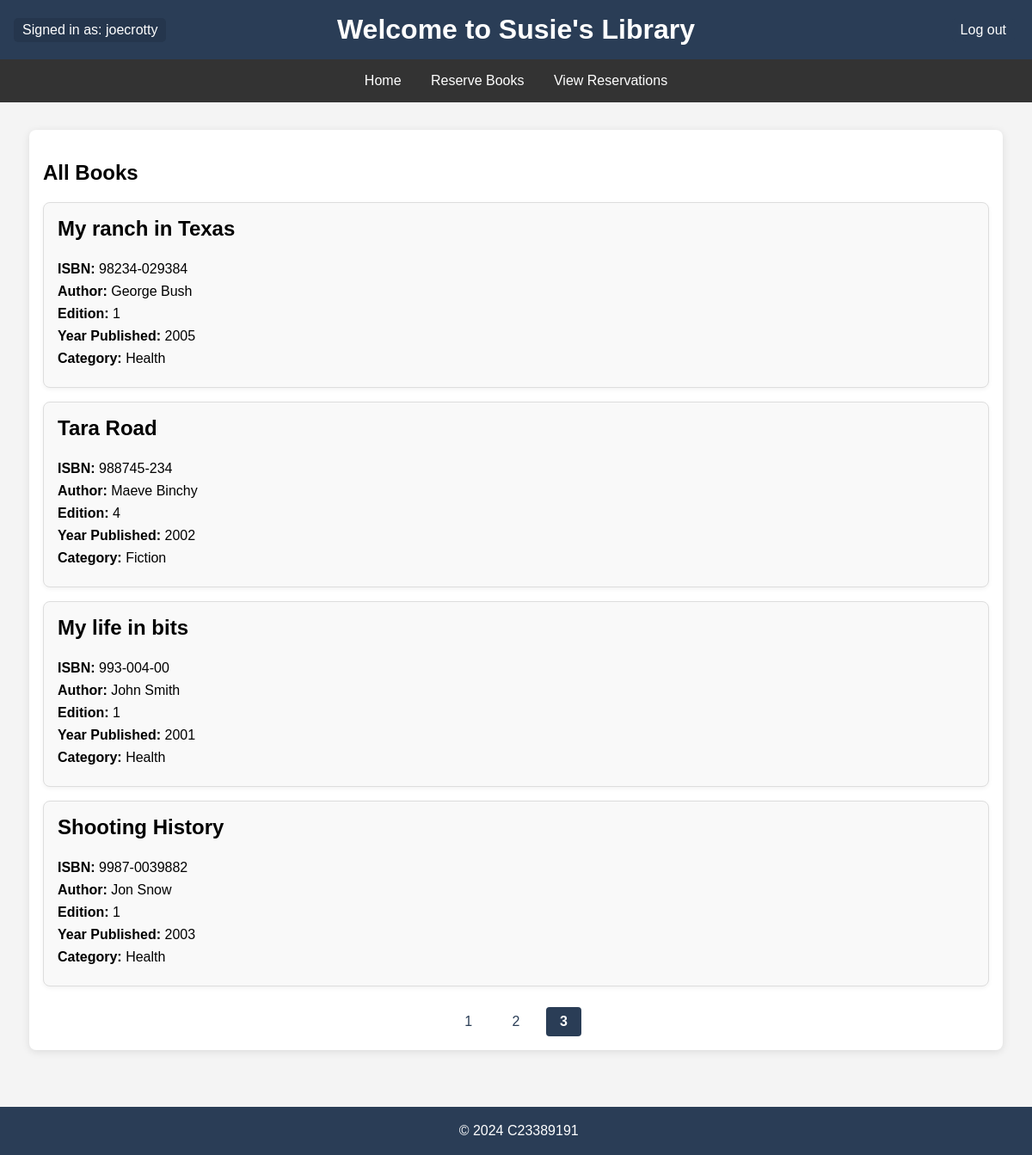
Page /AS/index.php?page=3 (signed in) on the committed database.
### tables this page shows
CREATE TABLE IF NOT EXISTS Books
(
    ISBN VARCHAR(30) PRIMARY KEY,
    BookTitle VARCHAR(30),
    Author VARCHAR(30),
    Edition INT(2),
    YearPublished YEAR,
    Category VARCHAR(3),
    Reserved CHAR(1),
   
    CONSTRAINT fk_category
    FOREIGN KEY (Category)
    REFERENCES Categories(CategoryID)
);

CREATE TABLE IF NOT EXISTS Categories
(
    CategoryID VARCHAR(3) PRIMARY KEY,
    CategoryDescription VARCHAR(30)
);

### AS/index.php (the view, shortened to what this page needs)
<!DOCTYPE html>
<html lang="en">
<head>
    <link rel="stylesheet" href="style.css">
</head>
<body>
    <?php
        include 'header.php';
    ?>
    <div class="content">
        <h2>All Books</h2>
        <?php
        require_once "database.php";
        if (!isset($_SESSION['user_id'])) {
            echo "<p>Please <a href='login.php'>login</a> to view books.</p>";
        } else {
            $page = isset($_GET['page']) && is_numeric($_GET['page']) ? (int)$_GET['page'] : 1;
            $rows = 5;
            $offset = ($page - 1) * $rows;
            $count_sql = "SELECT COUNT(*) as total FROM books";
            $count_result = $conn->query($count_sql);
            $row = $count_result->fetch_assoc();
            $total_rows = $row['total'];
            $total_pages = ceil($total_rows/$rows);
            $sql = "SELECT * FROM books LIMIT $rows OFFSET $offset";
            $result = $conn->query($sql);
            if ($result->num_rows > 0) {
                while($row = $result->fetch_assoc()) {
                    $cat = $row["Category"];
                    $sql2 = "SELECT CategoryDescription FROM Categories WHERE CategoryID = '$cat'";
                    $result2 = $conn->query($sql2);
                    $row2 = $result2->fetch_assoc();
                    echo '<div class="book-box">';
                    echo '<h3>' . $row["BookTitle"] . '</h3>';
                    echo '<p><strong>ISBN:</strong> ' . $row["ISBN"] . '</p>';
                    echo '<p><strong>Author:</strong> ' . $row["Author"] . '</p>';
                    echo '<p><strong>Edition:</strong> ' . $row["Edition"] . '</p>';
                    echo '<p><strong>Year Published:</strong> ' . $row["YearPublished"] . '</p>';
                    echo '<p><strong>Category:</strong> ' . $row2["CategoryDescription"] . '</p>';
                    echo '</div>';
                }
            } else {
                echo "<div class='book-box'>
                    <p> 0 results </p>
                    </div>";
            }
            echo "<div class='pagination' >";
            for ($i = 1; $i <= $total_pages; $i++) {
                if ($i == $page) {
                    echo "<strong>$i</strong> ";
                } else {
                    echo "<a href='index.php?page=$i'>$i</a> ";
                }
            }
            echo "</div>";
        }
        ?>
    </div>
    <?php
        include 'footer.php';
    ?>
</body>
</html>

### AS/style.css (style rules this page uses)
body { font-family: Arial, sans-serif; margin: 0; padding: 0; background-color: #f4f4f4; }
.content { max-width: 1100px; margin: 2rem auto; padding: 1rem; background-color: white; border-radius: 8px; box-shadow: 0 2px 10px rgba(0, 0, 0, 0.1); }
.book-box { background-color: #f9f9f9; padding: 1rem; margin: 1rem 0; border: 1px solid #ddd; border-radius: 8px; box-shadow: 0 2px 5px rgba(0, 0, 0, 0.05); }
.book-box h3 { margin-top: 0; font-size: 1.5rem; }
.book-box p { margin: 0.5rem 0; }
.pagination { text-align: center; margin-top: 1.5rem; }
.pagination a, .pagination strong { display: inline-block; padding: 0.5rem 1rem; margin: 0 5px; font-size: 1rem; color: #2a3d56; text-decoration: none; border-radius: 4px; transition: background-color 0.3s; }
.pagination a:hover, .pagination strong { background-color: #2a3d56; color: white; }

### rows in the picture
books: BookTitle "My ranch in Texas", ISBN "98234-029384", Author "George Bush", Edition "1", YearPublished "2005", Category.CategoryDescription "Health"
books: BookTitle "Tara Road", ISBN "988745-234", Author "Maeve Binchy", Edition "4", YearPublished "2002", Category.CategoryDescription "Fiction"
books: BookTitle "My life in bits", ISBN "993-004-00", Author "John Smith", Edition "1", YearPublished "2001", Category.CategoryDescription "Health"
books: BookTitle "Shooting History", ISBN "9987-0039882", Author "Jon Snow", Edition "1", YearPublished "2003", Category.CategoryDescription "Health"

### other values in the picture
$_SESSION['user_id'] "joecrotty"
